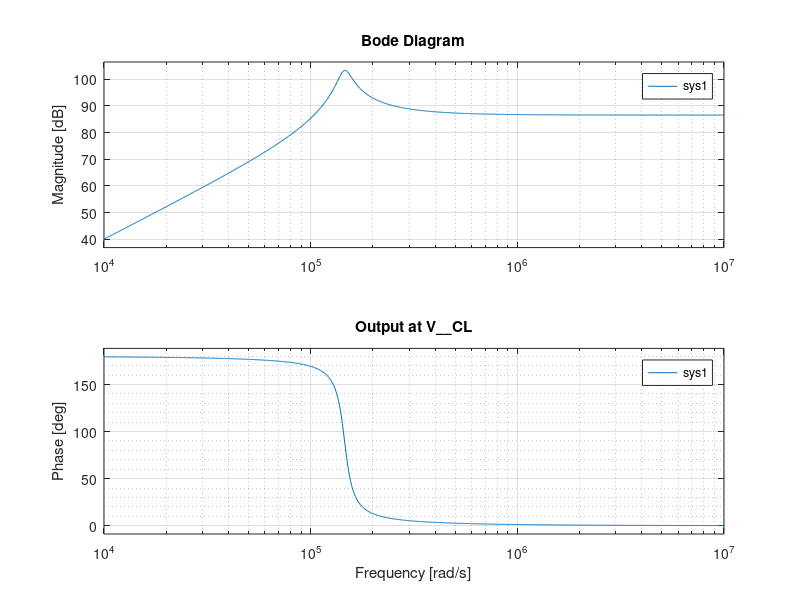

Here is the MATLAB script that generated this plot:
%Test whichever option fits

% R1= 1e3; C1= 0.001e-6; 
R= 1e3; C= 0.047e-6; 
% R3= 2.2e3; C3= 0.001e-6; 
% R4= 2.2e3; C4= 0.047e-6; 
L=1e-3;



%Interested output at Capacitor V_R

%-------------------------------------------------------


% 1 Define Transfer Function  ;
% num1=[L,R];
num1=[L,0,0];
den=[R*L*C,L,R];
% num1=[R*L*C,0,0];
% den=[R*L*C,L,R];

sys1=tf(num1,den);
figure;
bode(sys1);
title(['Output at V__CL']);
grid minor;
